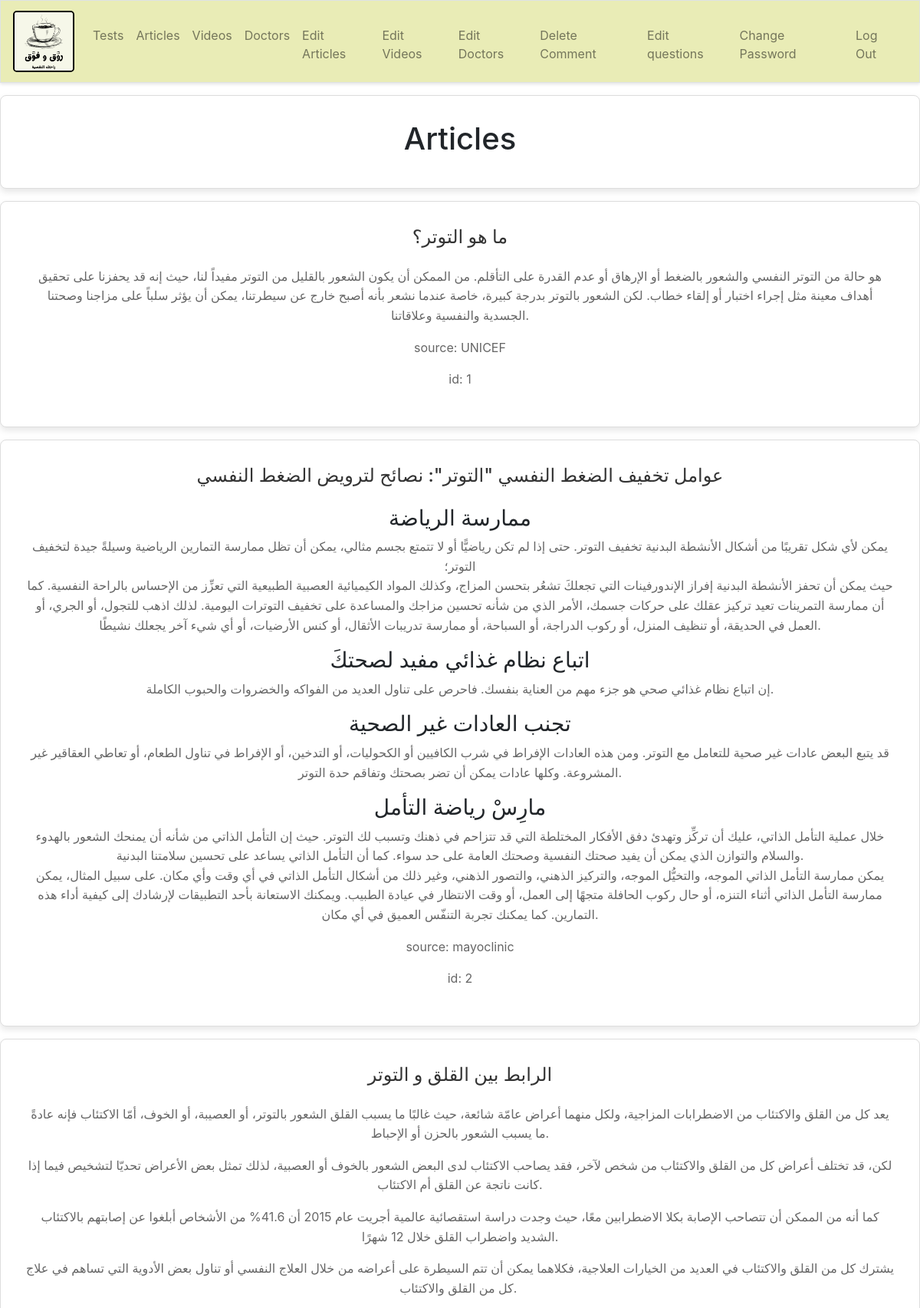
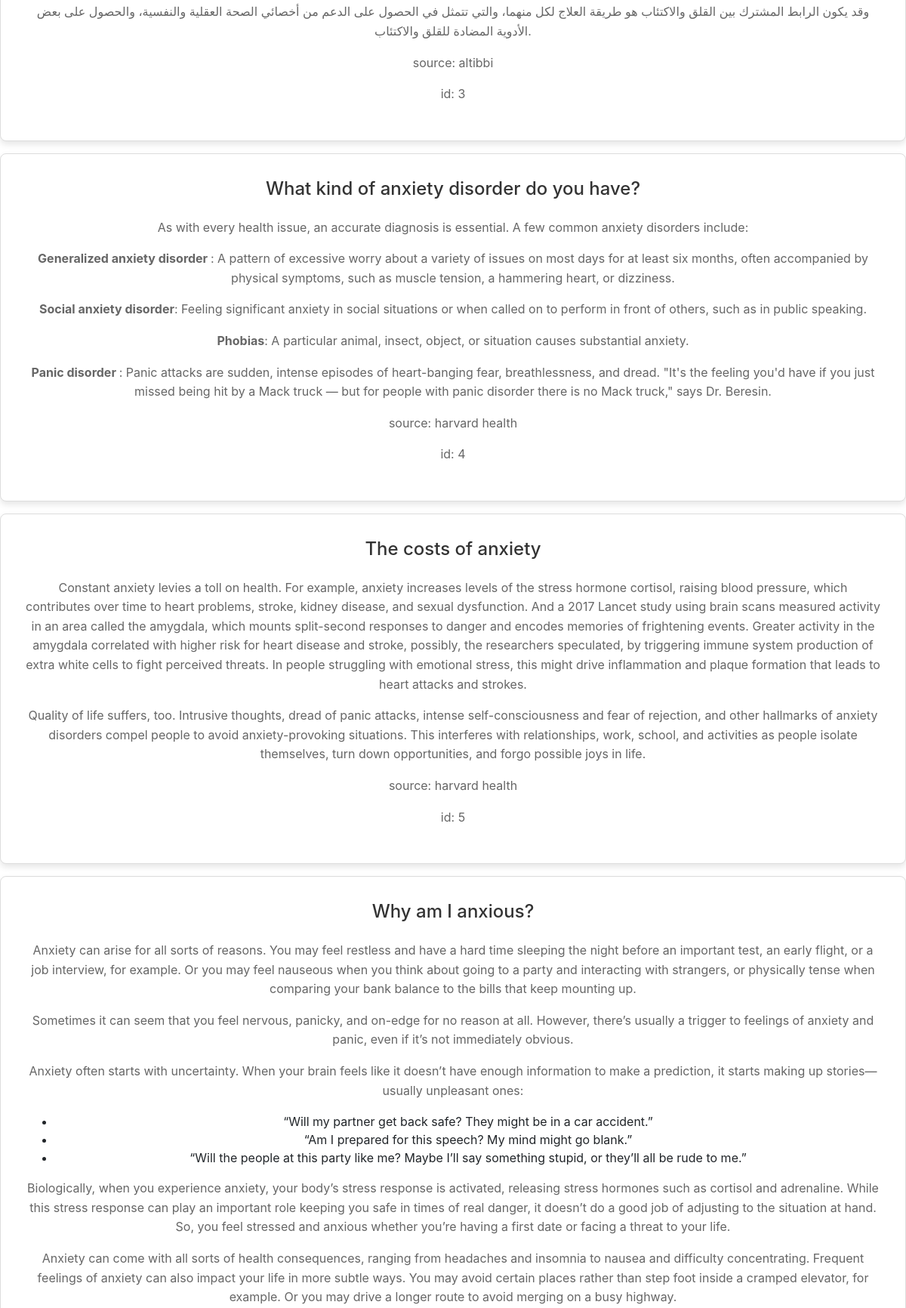
The page /articles (signed in, upper part) on the database its author committed (2 pictures, top to bottom).
### tables this page shows
CREATE TABLE articles (id INTEGER, title TEXT NOT NULL, article TEXT NOT NULL, source TEXT NOT NULL, PRIMARY KEY(id));

### app.py (the view)
@app.route("/articles")
@login_required
def articles():
    all_articles = db.execute("SELECT * FROM articles")
    all_comments = db.execute("SELECT * FROM comments")
    return render_template("articles.html", all_articles=all_articles, all_comments=all_comments)

### app.py (called while the page is built)
@app.after_request
def after_request(response):
    response.headers["Cache-Control"] = "no-cache, no-store, must-revalidate"
    response.headers["Expires"] = 0
    response.headers["Pragma"] = "no-cache"
    return response

### helpers.py (called while the page is built)
def login_required(f):
    @wraps(f)
    def decorated_function(*args, **kwargs):
        if session.get("user_id") is None:
            return redirect("/register")
        return f(*args, **kwargs)
    return decorated_function

### templates/articles.html (shortened to what this page needs)
{% extends "layout.html" %}
{% block main %}
    <section>
        <h1>Articles</h1>
    </section>
    {% for i in all_articles %}
    <section>
        <h2>{{ i["title"] }}</h2>
        <p>
            {{ i["article"]|safe }}
        </p>
        <p>
            source: {{ i["source"] }}
        </p>
        {% if session.user_id == 1 %}
            <p>
                id: {{ i["id"] }}
            </p>
        {% endif %}
    </section>
    {% endfor %}
{% endblock %}

### static/styles.css (style rules this page uses)
body { height: 100vh; }
section { margin: 1em 0; padding: 2em; background-color: #ffffff; border: 1px solid #ddd; border-radius: 8px; box-shadow: 0 4px 8px rgba(0, 0, 0, 0.1); }
section h2 { font-size: 1.5em; margin-bottom: 1em; color: #333; }
section p { line-height: 1.6; color: #666; }

### rows shown on the page
articles: title "ما هو التوتر؟", article "هو حالة من التوتر النفسي والشعور بالضغط أو الإرهاق أو عدم القدرة على التأقلم. من الممكن أن يكون الشعور بالقليل من التوتر مفيداً لنا، حيث إنه قد يحفزنا على تحقيق أهداف معينة مثل إجراء اختبار أو إلقاء خطاب. لكن الشعور بالتوتر بدرجة كبيرة، خاصة عندما نشعر بأنه أصبح خارج عن سيطرتنا، يمكن أن يؤثر سلباً على مزاجنا وصحتنا الجسدية والنفسية وعلاقاتنا.", source "UNICEF", id "1"
articles: title "عوامل تخفيف الضغط النفسي \"التوتر\": نصائح لترويض الضغط النفسي", article "ممارسة الرياضة يمكن لأي شكل تقريبًا من أشكال الأنشطة البدنية تخفيف التوتر. حتى إذا لم تكن رياضيًّا أو لا تتمتع بجسم مثالي، يمكن أن تظل ممارسة التمارين الرياضية وسيلةً جيدة لتخفيف التوتر؛ حيث يمكن أن تحفز الأنشطة البدنية إفراز الإندورفينات التي تجعلكَ تشعُر بتحسن المزاج، وكذلك المواد الكيميائية العصبية الطبيعية التي تعزِّز من الإحساس بالراحة النفسية. كما أن ممارسة التمرينات تعيد تركيز عقلك على حركات جسمك، الأمر الذي من شأنه تحسين مزاجك والمساعدة على تخفيف التوترات اليومية. لذلك اذهب للتجول، أو الجري، أو العمل في الحديقة، أو تنظيف المنزل، أو ركوب الدراجة، أو السباحة، أو ممارسة تدريبات الأثقال، أو كنس الأرضيات، أو أي شيء آخر يجعلك نشيطًا. اتباع نظام غذائي مفيد لصحتكَ إن اتباع نظام غذائي صحي هو…", source "mayoclinic", id "2"
articles: title "الرابط بين القلق و التوتر", article "يعد كل من القلق والاكتئاب من الاضطرابات المزاجية، ولكل منهما أعراض عامّة شائعة، حيث غالبًا ما يسبب القلق الشعور بالتوتر، أو العصيبة، أو الخوف، أمّا الاكتئاب فإنه عادةً ما يسبب الشعور بالحزن أو الإحباط. لكن، قد تختلف أعراض كل من القلق والاكتئاب من شخص لآخر، فقد يصاحب الاكتئاب لدى البعض الشعور بالخوف أو العصبية، لذلك تمثل بعض الأعراض تحديّا لتشخيص فيما إذا كانت ناتجة عن القلق أم الاكتئاب. كما أنه من الممكن أن تتصاحب الإصابة بكلا الاضطرابين معًا، حيث وجدت دراسة استقصائية عالمية أجريت عام 2015 أن 41.6% من الأشخاص أبلغوا عن إصابتهم بالاكتئاب الشديد واضطراب القلق خلال 12 شهرًا. يشترك كل من القلق والاكتئاب في العديد من الخيارات العلاجية، فكلاهما يمكن أن تتم السيطرة على أعراضه من خلال العلاج النفسي…", source "altibbi", id "3"
articles: title "What kind of anxiety disorder do you have?", article "As with every health issue, an accurate diagnosis is essential. A few common anxiety disorders include: Generalized anxiety disorder : A pattern of excessive worry about a variety of issues on most days for at least six months, often accompanied by physical symptoms, such as muscle tension, a hammering heart, or dizziness. Social anxiety disorder : Feeling significant anxiety in social situations or when called on to perform in front of others, such as in public speaking. Phobias : A particular animal, insect, object, or situation causes substantial anxiety. Panic disorder : Panic attacks are sudden, intense episodes of heart-banging fear, breathlessness, and dread. \"It's the feeling you'd…", source "harvard health", id "4"
articles: title "The costs of anxiety", article "Constant anxiety levies a toll on health. For example, anxiety increases levels of the stress hormone cortisol, raising blood pressure, which contributes over time to heart problems, stroke, kidney disease, and sexual dysfunction. And a 2017 Lancet study using brain scans measured activity in an area called the amygdala, which mounts split-second responses to danger and encodes memories of frightening events. Greater activity in the amygdala correlated with higher risk for heart disease and stroke, possibly, the researchers speculated, by triggering immune system production of extra white cells to fight perceived threats. In people struggling with emotional stress, this might drive…", source "harvard health", id "5"
articles: title "Why am I anxious?", article "Anxiety can arise for all sorts of reasons. You may feel restless and have a hard time sleeping the night before an important test, an early flight, or a job interview, for example. Or you may feel nauseous when you think about going to a party and interacting with strangers, or physically tense when comparing your bank balance to the bills that keep mounting up. Sometimes it can seem that you feel nervous, panicky, and on-edge for no reason at all. However, there’s usually a trigger to feelings of anxiety and panic, even if it’s not immediately obvious. Anxiety often starts with uncertainty. When your brain feels like it doesn’t have enough information to make a prediction, it starts…"
